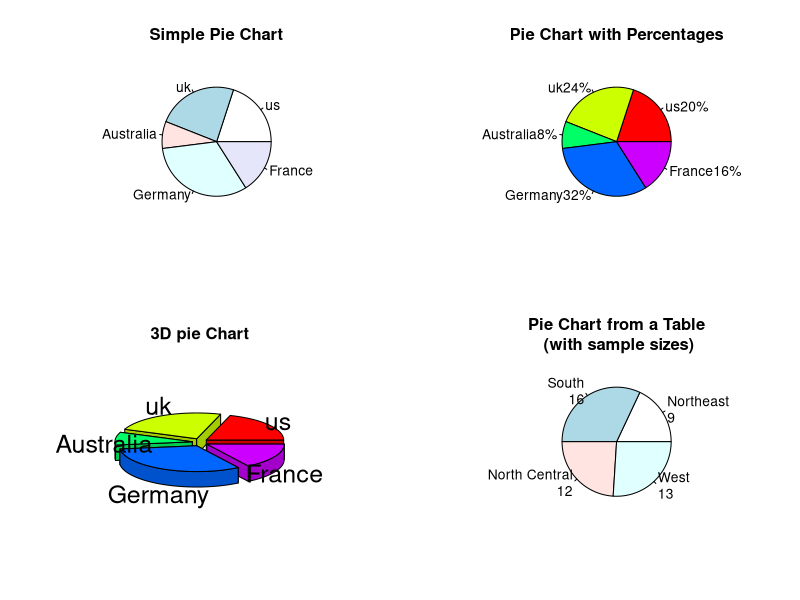

The R script that drew this image:
##########################################
#  https://github.com/ctingluo
#  Copyright (C) 2021 Chenting.luo
#  contact: ctingluo@163.com
##########################################



#pie plot
par(mfrow = c(2,2))
slices <- c(10, 12, 4, 16, 8)
lbls <- c("us", "uk", "Australia", "Germany", "France")

pie (slices, labels = lbls,
     main = "Simple Pie Chart")
pct <- round(slices/sum(slices)*100)
lbls2 <- paste(lbls, "", pct, "%", sep = "")
pie(slices, labels = lbls2, col = rainbow(length(lbls2)),
    main = "Pie Chart with Percentages")

#install.packages("plotrix")
library(plotrix)
pie3D(slices, labels = lbls, explode = 0.1,
      main = "3D pie Chart")

mytable <- table(state.region)
lbls3 <- paste(names(mytable), "\n", mytable, sep = "")
pie(mytable, labels = lbls3, 
    main = "Pie Chart from a Table\n (with sample sizes)" )


